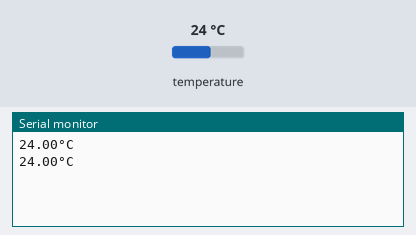
This sketch was run on a simulated ESP32. On the bench: the last lines printed to the serial monitor. Inputs (shaded band) come from the test bench; at power-on: temperature 24 °C.

Above: at 3.1 s.
3.2 s: temperature set to 12 °C
At 3.5 s:
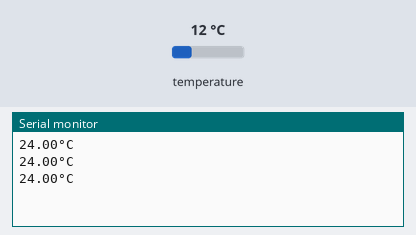
4.7 s: temperature set to 19 °C
At 5.4 s:
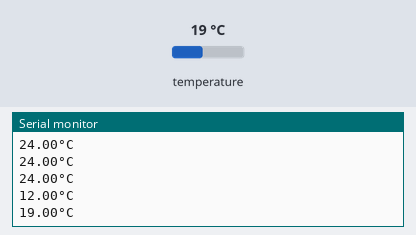
Timing chart, 0 to 7.7 s (numbered marks = the images above; inputs shaded):
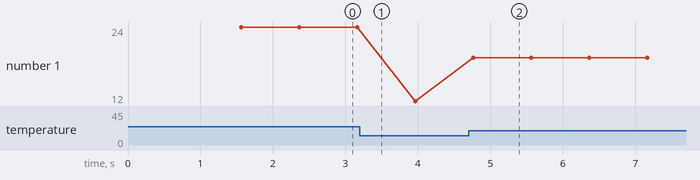

The sketch:

ESP32_DS18B20_1_sensor.ino
```cpp
#include <OneWire.h> // Библиотека для общения с датчиком
#include <DallasTemperature.h> // Библиотека для работы с датчиком
#define ONE_WIRE_BUS 15 // Пин к которому подключен датчик

OneWire oneWire(ONE_WIRE_BUS);        // Создание объекта для общения с датчиком
DallasTemperature sensors(&oneWire);  // Создание объекта для датчика чтобы запрашивать и получать температуру

static uint32_t tmr;  // Переменная для таймера

void setup(void) {
  Serial.begin(115200);  // Инициализация передачи данных по UART(USB)
  sensors.begin();       // Инициализация объекта датчика
}

void loop(void) {
  if (millis() - tmr >= 800) {                 // Условие которое срабатывает через каждые 800 миллисекунд
    tmr = millis();                            // Обнуление таймера
    sensors.requestTemperatures();             // Запрос температуры
    float tempC = sensors.getTempCByIndex(0);  // Получение температуры
    if (tempC != -127) {                       // Проверка показаний датчика
      Serial.print(tempC);                     // Печать температуры
      Serial.println("°C");
    } else {
      Serial.println("Error");
    }
  }
}
```

Measured:
- after the input at 4.7 s, the serial monitor: prints a new line after 0.07 s (image 2)
- plotted number 1: 24 → 12 after the input at 3.2 s, 12 → 19 after the input at 4.7 s
